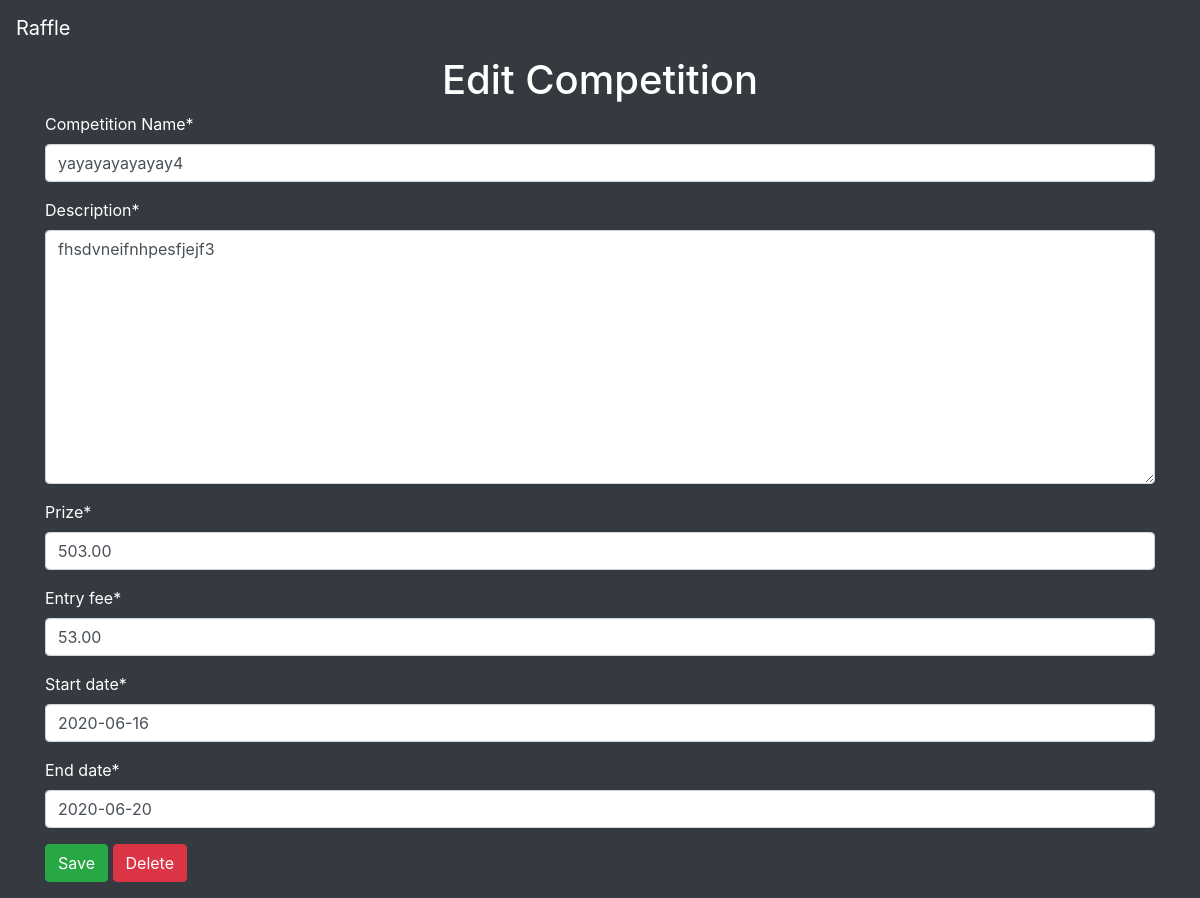
/edit_comp/1, run on the app's committed database.
### raffle/models.py (models this page shows)
class Competition(models.Model):
    comp_id = models.AutoField(primary_key=True, unique=True)
    comp_name = models.CharField(max_length=50)
    description = models.TextField()
    entry_fee = models.DecimalField(max_digits=5, decimal_places=2)
    prize = models.DecimalField(max_digits=7, decimal_places=2)
    start_date = models.DateField()
    end_date = models.DateField()

### raffle/views.py (the view, shortened to what this page needs)
# urls.py: path('edit_comp/<str:id>', views.edit_comp, name='edit_comp'),
def edit_comp(request, id):
    instance = get_object_or_404(Competition, comp_id=id)
    form = CompForm(instance=instance)
    return render(request, 'edit_comp.html', {'form': form})

### raffle/models.py
class CompForm(ModelForm):
    class Meta:
        model = Competition
        labels = {
            'comp_name': _('Competition Name'),
        }
        widgets = {
            'start_date': DatePickerInput(format='%Y-%m-%d'),
            'end_date': DatePickerInput(format='%Y-%m-%d'),  # specify date-frmat
        }
        fields = ['comp_name', 'description', 'prize', 'entry_fee', 'start_date', 'end_date']

### raffle/templates/edit_comp.html
{% extends 'base.html'%}
{%block content%}
{% load crispy_forms_tags %}
<div class="container">
    <h1 class="text-center text-white">Edit Competition</h1>
    <form method="POST" class="text-white">{% csrf_token %}
        <div class="form-group">
            {{ form | crispy }}
        </div>
        <button type="submit" class="save btn btn-success" name="save-btn">Save</button>
        <button type="submit" class = "btn btn-danger" name="delete-btn">Delete</button>
    </form>
</div>
{% endblock %}

### raffle/templates/base.html (style rules this page uses)
body { background-color: #343a40; }

### data on the page
Competition: comp_name "yayayayayayay4", description "fhsdvneifnhpesfjejf3", prize "503.00", entry_fee "53.00", start_date "2020-06-16", end_date "2020-06-20"
